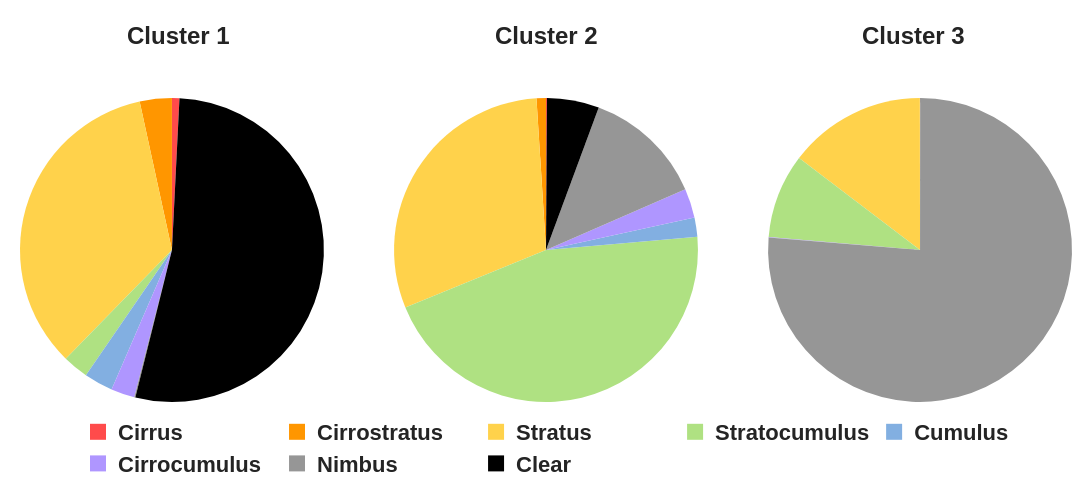

The notebook cell this image was saved under:
### Code cell
# pie chart
fig = make_subplots(rows=1, cols=3, specs=[[{'type':'domain'}, {'type':'domain'}, {'type':'domain'}]])

for i, cluster_label in enumerate(clusters_ordered):
    cluster_data = cluster_cloud.loc[cluster_label]
    
    labels = [name.replace('_weighted', '') for name in cloud_features]
    values = [cluster_data[feature] for feature in cloud_features]
    
    fig.add_trace(go.Pie(
        labels=labels, 
        values=values,
        name=f'Cluster {cluster_label}',
        marker=dict(colors=colors),
        hoverinfo='label+value',
        textinfo='none',
        showlegend=False,
        sort=False
    ), 1, i+1)
    
    fig.add_annotation(
        text=f'Cluster {cluster_label}',
        x=0.1 + i*0.4,
        y=0.96,
        xref="paper",
        yref="paper",
        showarrow=False,
        font=dict(size=24, family="Arial", weight="bold")
    )

for cloud_type, color in zip(cloud_features, colors):
    fig.add_trace(go.Scatter(
        x=[None], y=[None], mode='markers',
        marker=dict(size=20, color=color, symbol="square"),
        name=cloud_type.replace('_weighted', ''), showlegend=True, hoverinfo='skip'
    ))

fig.update_layout(
    height=500, width=1200,
    font=dict(size=22, family="Arial", weight="bold"),
    legend=dict(
        orientation="h",
        yanchor="bottom", y=0.03,
        xanchor="center", x=0.5
    ),
    margin=dict(l=20, r=20, t=0, b=0),
    template='simple_white',
)

fig.update_xaxes(visible=False)
fig.update_yaxes(visible=False)

fig.show()

### Figure 1 — Plotly figure (JSON) as saved in the notebook; plotly's stock layout.template omitted (floating-point values rounded to 4 significant figures)
{"data": [{"domain": {"x": [0, 0.2889], "y": [0, 1]}, "hoverinfo": "label+value", "labels": ["Cirrus", "Cirrostratus", "Stratus", "Stratocumulus", "Cumulus", "Cirrocumulus", "Nimbus", "Clear"], "marker": {"colors": ["#FF4B4B", "#FF9600", "#FFD24B", "#AFE182", "#82AFE1", "#AF96FF", "#969696", "#000000"]}, "name": "Cluster 1", "showlegend": false, "sort": false, "textinfo": "none", "type": "pie", "values": [5.97, 25.84, 259.6, 20.69, 23.28, 19.05, 0.8701, 402.1]}, {"domain": {"x": [0.3556, 0.6444], "y": [0, 1]}, "hoverinfo": "label+value", "labels": ["Cirrus", "Cirrostratus", "Stratus", "Stratocumulus", "Cumulus", "Cirrocumulus", "Nimbus", "Clear"], "marker": {"colors": ["#FF4B4B", "#FF9600", "#FFD24B", "#AFE182", "#82AFE1", "#AF96FF", "#969696", "#000000"]}, "name": "Cluster 2", "showlegend": false, "sort": false, "textinfo": "none", "type": "pie", "values": [1.4, 14.0, 423.2, 633.8, 28.46, 43.84, 179.6, 77.67]}, {"domain": {"x": [0.7111, 1], "y": [0, 1]}, "hoverinfo": "label+value", "labels": ["Cirrus", "Cirrostratus", "Stratus", "Stratocumulus", "Cumulus", "Cirrocumulus", "Nimbus", "Clear"], "marker": {"colors": ["#FF4B4B", "#FF9600", "#FFD24B", "#AFE182", "#82AFE1", "#AF96FF", "#969696", "#000000"]}, "name": "Cluster 3", "showlegend": false, "sort": false, "textinfo": "none", "type": "pie", "values": [0.3075, 0.6699, 391.9, 240.3, 0.05173, 1.475, 2043.0, 0.02238]}, {"hoverinfo": "skip", "marker": {"color": "#FF4B4B", "size": 20, "symbol": "square"}, "mode": "markers", "name": "Cirrus", "showlegend": true, "type": "scatter", "x": [null], "y": [null]}, {"hoverinfo": "skip", "marker": {"color": "#FF9600", "size": 20, "symbol": "square"}, "mode": "markers", "name": "Cirrostratus", "showlegend": true, "type": "scatter", "x": [null], "y": [null]}, {"hoverinfo": "skip", "marker": {"color": "#FFD24B", "size": 20, "symbol": "square"}, "mode": "markers", "name": "Stratus", "showlegend": true, "type": "scatter", "x": [null], "y": [null]}, {"hoverinfo": "skip", "marker": {"color": "#AFE182", "size": 20, "symbol": "square"}, "mode": "markers", "name": "Stratocumulus", "showlegend": true, "type": "scatter", "x": [null], "y": [null]}, {"hoverinfo": "skip", "marker": {"color": "#82AFE1", "size": 20, "symbol": "square"}, "mode": "markers", "name": "Cumulus", "showlegend": true, "type": "scatter", "x": [null], "y": [null]}, {"hoverinfo": "skip", "marker": {"color": "#AF96FF", "size": 20, "symbol": "square"}, "mode": "markers", "name": "Cirrocumulus", "showlegend": true, "type": "scatter", "x": [null], "y": [null]}, {"hoverinfo": "skip", "marker": {"color": "#969696", "size": 20, "symbol": "square"}, "mode": "markers", "name": "Nimbus", "showlegend": true, "type": "scatter", "x": [null], "y": [null]}, {"hoverinfo": "skip", "marker": {"color": "#000000", "size": 20, "symbol": "square"}, "mode": "markers", "name": "Clear", "showlegend": true, "type": "scatter", "x": [null], "y": [null]}], "layout": {"annotations": [{"font": {"family": "Arial", "size": 24, "weight": "bold"}, "showarrow": false, "text": "Cluster 1", "x": 0.1, "xref": "paper", "y": 0.96, "yref": "paper"}, {"font": {"family": "Arial", "size": 24, "weight": "bold"}, "showarrow": false, "text": "Cluster 2", "x": 0.5, "xref": "paper", "y": 0.96, "yref": "paper"}, {"font": {"family": "Arial", "size": 24, "weight": "bold"}, "showarrow": false, "text": "Cluster 3", "x": 0.9, "xref": "paper", "y": 0.96, "yref": "paper"}], "font": {"family": "Arial", "size": 22, "weight": "bold"}, "height": 500, "legend": {"orientation": "h", "x": 0.5, "xanchor": "center", "y": 0.03, "yanchor": "bottom"}, "margin": {"b": 0, "l": 20, "r": 20, "t": 0}, "width": 1200, "xaxis": {"visible": false}, "yaxis": {"visible": false}}}
